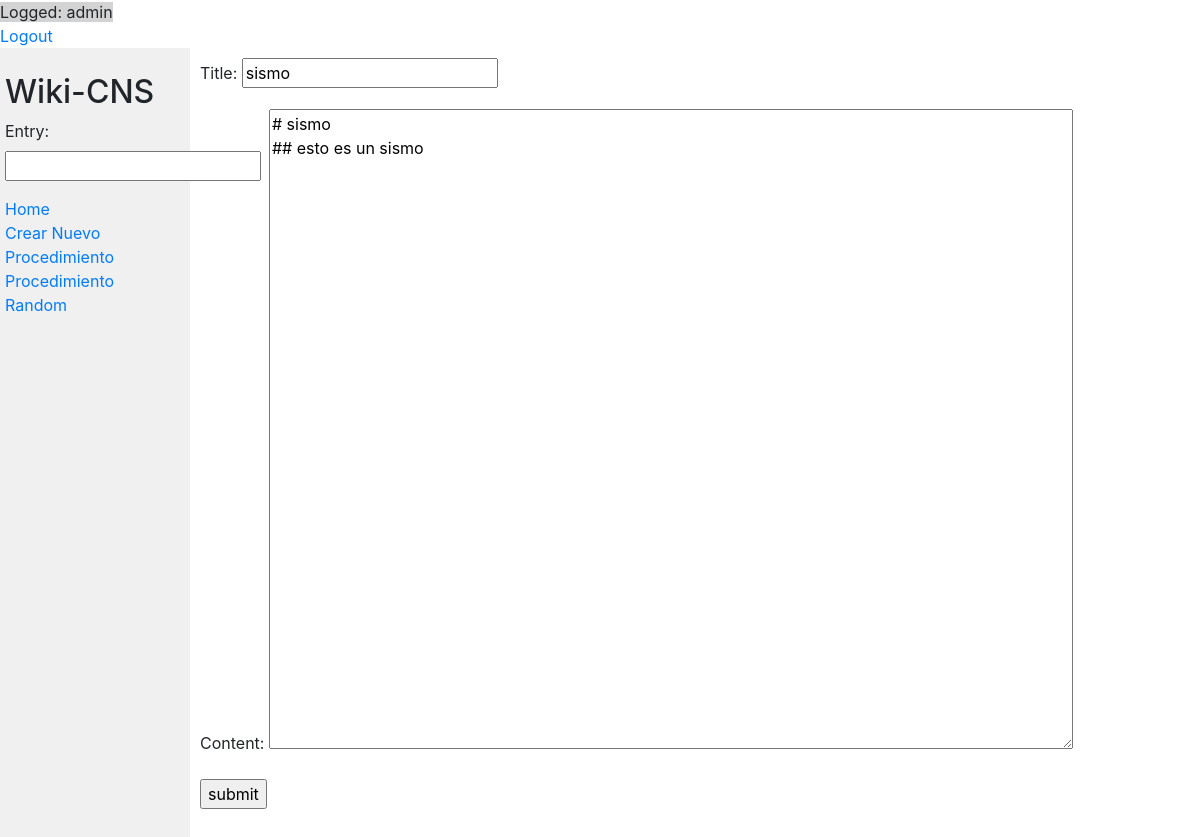
The page /edit/6 (signed in) on the database as committed earlier.
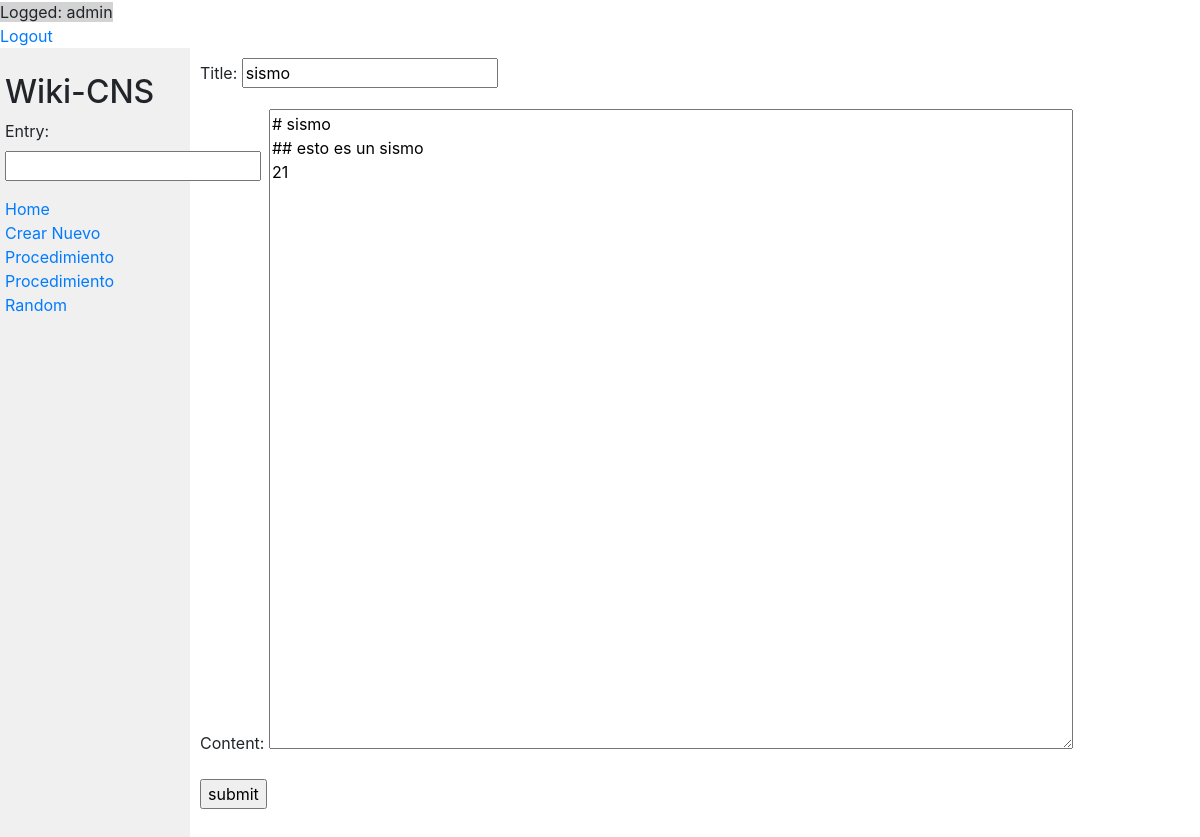
The same page on the database as committed later.
### encyclopedia/models.py (models this page shows, shortened)
class Procedimiento(models.Model):
    title = models.CharField(max_length=30)
    content = models.TextField(blank=False)

### encyclopedia/views.py (the view, shortened to what this page needs)
# urls.py: path('edit/<int:pk>',views.edit, name='edit'),
def edit(request,pk):
    print(pk)
    form = MyForm()
    newPageForm = NewPageForm(request.POST)
    entry = Procedimiento.objects.get(pk=pk)
    request.POST ={'title':entry.title,'content':entry.content, 'pk':entry.pk}
    return render(request, 'encyclopedia/edit.html', {
        'form': form,
        'newPageForm':NewPageForm(request.POST),
        'error':'',
        'pk':pk,
    })

### encyclopedia/forms.py
class MyForm(forms.Form):
    Entry = forms.CharField()

class NewPageForm(forms.Form):
    title = forms.CharField()
    content = forms.CharField(widget=forms.Textarea)

### encyclopedia/templates/encyclopedia/edit.html (shortened to what this page needs)
{% extends 'encyclopedia/layout.html' %}
{% block body %}
<form action="{% url 'ency:edit' pk %}" method="post">
  {{ newPageForm.as_p }}
  <input type="submit" name="submit" value="submit">
</form>
{% endblock %}

Rows that differ between the two databases and show on the page:
changed Procedimiento "sismo": content "# sismo ## esto es un sismo" → "# sismo ## esto es un sismo 21"
